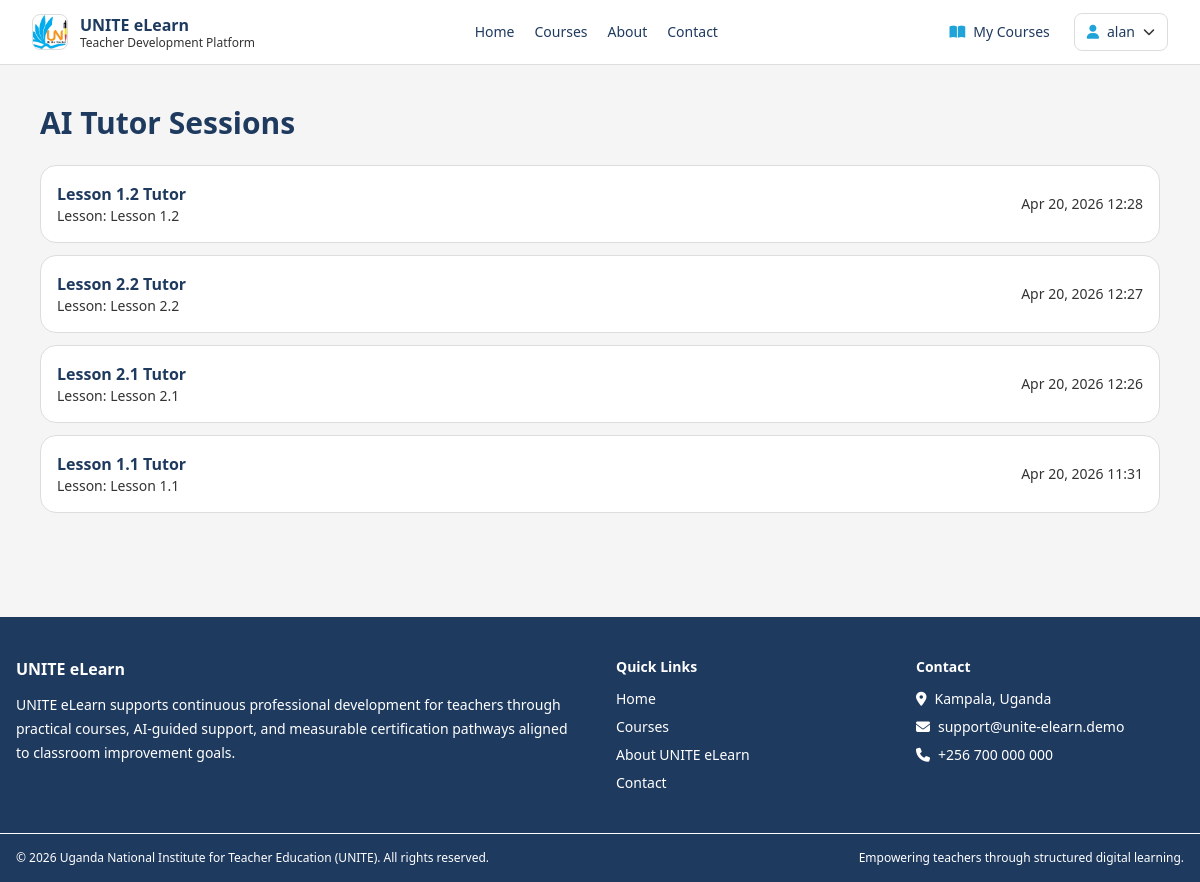
The app's page /ai/history/ (signed in) with its own data.
### ai_tutor/models.py (models this page shows, shortened)
class ChatSession(models.Model):
    user = models.ForeignKey(User, on_delete=models.CASCADE, related_name="chat_sessions")
    course = models.ForeignKey(Course, on_delete=models.SET_NULL, null=True, blank=True, related_name="chat_sessions")
    lesson = models.ForeignKey(Lesson, on_delete=models.SET_NULL, null=True, blank=True, related_name="chat_sessions")
    title = models.CharField(max_length=255, blank=True)
    created_at = models.DateTimeField(auto_now_add=True)
    updated_at = models.DateTimeField(auto_now=True)
    class Meta:
        ordering = ["-updated_at"]

### courses/models.py (models this page shows, shortened)
class Lesson(models.Model):
    TYPE_VIDEO = "video"
    TYPE_READING = "reading"
    TYPE_ASSIGNMENT = "assignment"
    TYPE_CHOICES = [
        (TYPE_VIDEO, "Video"),
        (TYPE_READING, "Reading"),
        (TYPE_ASSIGNMENT, "Assignment"),
    ]
    module = models.ForeignKey(Module, on_delete=models.CASCADE, related_name="lessons")
    title = models.CharField(max_length=255)
    order = models.PositiveIntegerField(default=1)
    lesson_type = models.CharField(max_length=20, choices=TYPE_CHOICES, default=TYPE_READING)
    duration_minutes = models.PositiveIntegerField(null=True, blank=True)
    content = models.TextField()
    summary = models.TextField(blank=True)
    ai_summary = models.TextField(blank=True)
    ai_keywords = models.TextField(blank=True)
    video_url = models.URLField(blank=True)
    downloadable_material_url = models.URLField(blank=True)
    class Meta:
        ordering = ["module", "order", "id"]

### ai_tutor/views.py (the view)
# urls.py: path("ai/history/", views.chat_history_view, name="history"),
@login_required
def chat_history_view(request):
    sessions = ChatSession.objects.filter(user=request.user).select_related("course", "lesson")
    return render(request, "ai_tutor/history.html", {"sessions": sessions})

### ai_tutor/templates/ai_tutor/history.html (shortened to what this page needs)
{% extends 'base.html' %}
{% block content %}
<div class="max-w-6xl mx-auto px-4 py-10">
    <h1 class="text-3xl font-bold mb-6 text-unite-navy-500">AI Tutor Sessions</h1>
    <div class="space-y-3">
        {% for session in sessions %}
            <a href="{% url 'ai_tutor:chat' %}?session_id={{ session.id }}" class="block bg-white border border-unite-gray-300 rounded-2xl p-4 hover:bg-unite-gray-100">
                <div class="flex justify-between items-center">
                    <div>
                        <p class="font-semibold text-unite-navy-500">{{ session.title|default:'AI Tutor Session' }}</p>
                        <p class="text-sm text-unite-text-main">
                            {% if session.lesson %}Lesson: {{ session.lesson.title }}{% elif session.course %}Course: {{ session.course.title }}{% else %}General{% endif %}
                        </p>
                    </div>
                    <p class="text-sm text-unite-text-main">{{ session.updated_at|date:"M d, Y H:i" }}</p>
                </div>
            </a>
        {% endfor %}
    </div>
</div>
{% endblock %}

### core/templates/partials/navbar.html (shortened to what this page needs)
{% load static %}
<nav class="bg-white border-b border-unite-gray-300 sticky top-0 z-40 no-print">
    <div class="max-w-7xl mx-auto px-4 sm:px-6 lg:px-8">
        <div class="flex justify-between h-16 items-center gap-5">
            <a href="{% url 'core:home' %}" class="flex items-center gap-3 min-w-fit">
                <img src="{% static 'UNITE_Logo.png' %}" alt="UNITE logo" class="h-9 w-9 rounded-lg object-cover border border-unite-gray-300">
                <div>
                    <p class="font-bold text-unite-navy-500 leading-tight">UNITE eLearn</p>
                    <p class="text-xs text-unite-text-main leading-tight">Teacher Development Platform</p>
                </div>
            </a>
            <div class="hidden md:flex items-center gap-5 text-sm">
                <a class="hover:text-unite-blue-500 transition-colors" href="{% url 'core:home' %}">Home</a>
                <a class="hover:text-unite-blue-500 transition-colors" href="{% url 'courses:list' %}">Courses</a>
                <a class="hover:text-unite-blue-500 transition-colors" href="{% url 'core:about' %}">About</a>
                <a class="hover:text-unite-blue-500 transition-colors" href="{% url 'core:about' %}#contact">Contact</a>
            </div>
            <div class="flex items-center gap-2 sm:gap-3 text-sm">
                {% if request.user.is_authenticated %}
                    <a class="hidden sm:inline-flex items-center gap-2 px-3 py-2 rounded-lg hover:bg-unite-gray-100 transition-colors" href="{% url 'courses:my-courses' %}">
                        <i class="fa-solid fa-book-open text-unite-blue-500"></i> My Courses
                    </a>
                    <details class="relative">
                        <summary class="list-none cursor-pointer px-3 py-2 rounded-lg border border-unite-gray-300 bg-white hover:bg-unite-gray-100 flex items-center gap-2">
                            <i class="fa-solid fa-user text-unite-blue-500"></i>
                            <span class="hidden sm:inline">{{ request.user.username }}</span>
                            <i class="fa-solid fa-chevron-down text-xs text-unite-text-main"></i>
                        </summary>
                    </details>
                {% else %}
                    <a class="px-3 py-2 rounded-lg hover:bg-unite-gray-100" href="{% url 'accounts:login' %}">Login</a>
                    <a class="px-4 py-2 rounded-lg bg-unite-orange-500 hover:bg-unite-orange-600 text-white transition-colors" href="{% url 'accounts:register' %}">Register</a>
                {% endif %}
            </div>
        </div>
    </div>
</nav>

### core/templates/base.html (style rules this page uses)
body { font-family: "Segoe UI", Tahoma, Geneva, Verdana, sans-serif; }

### records on screen
ChatSession: title "Lesson 1.2 Tutor", lesson "Lesson 1.2", updated_at "Apr 20, 2026 12:28"
ChatSession: title "Lesson 2.2 Tutor", lesson "Lesson 2.2", updated_at "Apr 20, 2026 12:27"
ChatSession: title "Lesson 2.1 Tutor", lesson "Lesson 2.1", updated_at "Apr 20, 2026 12:26"
ChatSession: title "Lesson 1.1 Tutor", lesson "Lesson 1.1", updated_at "Apr 20, 2026 11:31"

### other values on screen
{{ request.user.username }} "alan"
